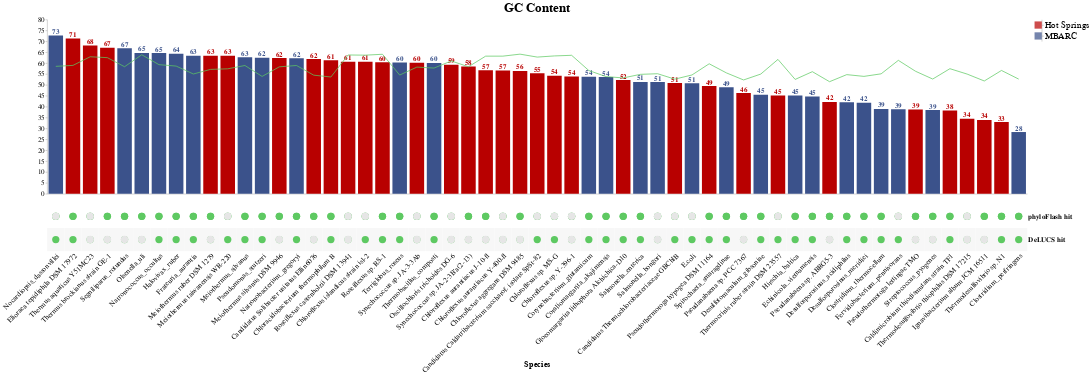

The notebook cell this image was saved under:
### Code cell
# combine all charts to make final upset plot
upset_plot = alt.hconcat(
    vertical_bar_chart,
    legendline + legendbar
)

upset_plot = alt.vconcat(
    upset_plot,
    matrix_view
)

# final graph settings tuning
upset_plot.configure_view(
    stroke=None
).configure_axis(
    titleFontSize=matrix_title_size,
    labelFontSize=matrix_label_size
).configure_title(
    fontSize=vertical_bar_title_font_size
)

### Figure 1 — Vega-Lite specification as saved in the notebook (floating-point values rounded to 4 significant figures)
{"config": {"view": {"continuousWidth": 400, "continuousHeight": 300, "stroke": null}, "axis": {"labelFontSize": 20, "titleFontSize": 23}, "title": {"fontSize": 35}}, "vconcat": [{"hconcat": [{"layer": [{"mark": {"type": "bar", "color": "#3b528b", "size": 40}, "encoding": {"color": {"condition": {"value": "#3b528b", "test": "(datum.set === 1)"}, "value": "#b80000"}, "tooltip": [{"field": "Whole Genome", "title": "Size", "type": "quantitative"}], "x": {"axis": {"domain": true, "grid": false, "labels": false, "ticks": false}, "field": "Species", "sort": {"field": "Whole Genome", "order": "descending"}, "title": null, "type": "nominal"}, "y": {"axis": {"grid": false, "labelFontSize": 20, "orient": "left"}, "field": "Whole Genome", "scale": {"type": "linear"}, "title": null, "type": "quantitative"}}, "height": 480.0, "selection": {"selector001": {"type": "multi", "on": "mouseover", "fields": ["Species"]}}, "title": "GC Content", "width": 2700}, {"mark": {"type": "text", "color": "#3b528b", "dy": -10, "fontWeight": "bold", "size": 20}, "encoding": {"color": {"condition": {"value": "#3b528b", "test": "(datum.set === 1)"}, "value": "#b80000"}, "text": {"field": "Whole Genome", "format": ",.0f", "type": "quantitative"}, "tooltip": [{"field": "Whole Genome", "title": "Size", "type": "quantitative"}], "x": {"axis": {"domain": true, "grid": false, "labels": false, "ticks": false}, "field": "Species", "sort": {"field": "Whole Genome", "order": "descending"}, "title": null, "type": "nominal"}, "y": {"axis": {"grid": false, "labelFontSize": 20, "orient": "left"}, "field": "Whole Genome", "scale": {"type": "linear"}, "title": null, "type": "quantitative"}}, "height": 480.0, "title": "GC Content", "width": 2700}, {"mark": {"type": "line", "color": "#5ec962", "opacity": 1}, "encoding": {"color": {"value": "#5ec962"}, "tooltip": [{"field": "Whole Genome", "title": "Size", "type": "quantitative"}], "x": {"axis": {"domain": true, "grid": false, "labels": false, "ticks": false}, "field": "Species", "sort": {"field": "Whole Genome", "order": "descending"}, "title": null, "type": "nominal"}, "y": {"field": "16S", "type": "quantitative"}}, "height": 480.0, "title": "GC Content", "width": 2700}], "data": {"name": "data-1c1a1ca5cd307446f058d4ef66b3d77d"}}, {"layer": [{"mark": {"type": "square", "color": "#3b528b", "size": 400}, "encoding": {"y": {"axis": {"labelFontSize": 26, "orient": "right", "titleAngle": 0, "titleFontSize": 0, "titleX": 80, "titleY": -5}, "field": "y", "type": "nominal"}}, "height": 60}, {"mark": {"type": "square", "color": "#b80000", "size": 400}, "encoding": {"y": {"axis": {"labelFontSize": 26, "orient": "right", "titleAngle": 0, "titleFontSize": 0, "titleX": 80, "titleY": -5}, "field": "x", "type": "nominal"}}}], "data": {"name": "data-1ade9ea5be21e2ad36545d9677fa5f61"}}]}, {"layer": [{"mark": {"type": "circle", "opacity": 1, "size": 400}, "encoding": {"color": {"condition": {"field": "value", "legend": null, "scale": {"domain": [0, 1], "range": ["#3b528b", "#3b528b"]}, "type": "nominal", "selection": {"not": "selector002"}}, "value": "#5ec962"}, "x": {"axis": {"domain": false, "grid": false, "labelAngle": -45, "labelFontSize": 20, "labelFontWeight": "normal", "labelLimit": 10000, "ticks": false, "titleY": 300.0}, "field": "Species", "sort": null, "title": "Species", "type": "nominal"}, "y": {"axis": {"domain": false, "grid": false, "labelFontWeight": "bold", "orient": "right", "ticks": false}, "field": "key", "sort": ["phyloFlash hit", "DeLUCS hit"], "title": null, "type": "nominal"}}, "height": 128.0, "selection": {"selector001": {"type": "multi", "on": "mouseover", "fields": ["Species"]}, "selector002": {"type": "multi", "on": "mouseover", "fields": ["Species", "value"]}}, "transform": [{"fold": ["phyloFlash hit", "DeLUCS hit"]}], "width": 2700}, {"mark": "rect", "encoding": {"color": {"value": "#F7F7F7"}, "x": {"axis": {"domain": false, "grid": false, "labelAngle": -45, "labelFontSize": 20, "labelFontWeight": "normal", "labelLimit": 10000, "ticks": false, "titleY": 300.0}, "field": "Species", "sort": null, "title": "Species", "type": "nominal"}, "y": {"axis": {"domain": false, "grid": false, "labelFontWeight": "bold", "orient": "right", "ticks": false}, "field": "key", "sort": ["phyloFlash hit", "DeLUCS hit"], "title": null, "type": "nominal"}}, "height": 128.0, "transform": [{"fold": ["phyloFlash hit", "DeLUCS hit"]}, {"filter": "(datum.key === 'DeLUCS hit')"}], "width": 2700}, {"mark": {"type": "circle", "opacity": 1, "size": 400}, "encoding": {"color": {"condition": {"field": "value", "legend": null, "scale": {"domain": [0, 1], "range": ["#3b528b", "#3b528b"]}, "type": "nominal", "selection": {"not": "selector002"}}, "value": "#5ec962"}, "x": {"axis": {"domain": false, "grid": false, "labelAngle": -45, "labelFontSize": 20, "labelFontWeight": "normal", "labelLimit": 10000, "ticks": false, "titleY": 300.0}, "field": "Species", "sort": null, "title": "Species", "type": "nominal"}, "y": {"axis": {"domain": false, "grid": false, "labelFontWeight": "bold", "orient": "right", "ticks": false}, "field": "key", "sort": ["phyloFlash hit", "DeLUCS hit"], "title": null, "type": "nominal"}}, "height": 128.0, "transform": [{"fold": ["phyloFlash hit", "DeLUCS hit"]}], "width": 2700}, {"mark": {"type": "circle", "opacity": 1, "size": 430}, "encoding": {"color": {"value": "#E6E6E6"}, "x": {"axis": {"domain": false, "grid": false, "labelAngle": -45, "labelFontSize": 20, "labelFontWeight": "normal", "labelLimit": 10000, "ticks": false, "titleY": 300.0}, "field": "Species", "sort": null, "title": "Species", "type": "nominal"}, "y": {"axis": {"domain": false, "grid": false, "labelFontWeight": "bold", "orient": "right", "ticks": false}, "field": "key", "sort": ["phyloFlash hit", "DeLUCS hit"], "title": null, "type": "nominal"}}, "height": 128.0, "transform": [{"fold": ["phyloFlash hit", "DeLUCS hit"]}, {"filter": "(datum['value'] === 0)"}], "width": 2700}], "data": {"name": "data-1c1a1ca5cd307446f058d4ef66b3d77d"}}], "$schema": "https://vega.github.io/schema/vega-lite/v4.17.0.json", "datasets": {"data-1c1a1ca5cd307446f058d4ef66b3d77d": [{"Species": "Nocardiopsis_dassonvillei", "Whole Genome": 72.73, "16S": 58.53, "set": 1, "phyloFlash hit": 0, "DeLUCS hit": 1}, {"Species": "Elioraea tepidiphila DSM 17972", "Whole Genome": 71.31, "16S": 58.98, "set": 0, "phyloFlash hit": 1, "DeLUCS hit": 1}, {"Species": "Thermus aquaticus Y51MC23", "Whole Genome": 68.1, "16S": 62.93, "set": 0, "phyloFlash hit": 0, "DeLUCS hit": 0}, {"Species": "Thermus brockianus strain GE-1", "Whole Genome": 67.07, "16S": 62.53, "set": 0, "phyloFlash hit": 1, "DeLUCS hit": 0}, {"Species": "Segniliparus_rotundus", "Whole Genome": 66.79, "16S": 58.36, "set": 1, "phyloFlash hit": 1, "DeLUCS hit": 0}, {"Species": "Olsenella_uli", "Whole Genome": 64.7, "16S": 63.86, "set": 1, "phyloFlash hit": 1, "DeLUCS hit": 0}, {"Species": "Natronococcus_occultus", "Whole Genome": 64.66, "16S": 59.31, "set": 1, "phyloFlash hit": 1, "DeLUCS hit": 1}, {"Species": "Halovivax_ruber", "Whole Genome": 64.34, "16S": 58.66, "set": 1, "phyloFlash hit": 1, "DeLUCS hit": 1}, {"Species": "Frateuria_aurantia", "Whole Genome": 63.4, "16S": 55.03, "set": 1, "phyloFlash hit": 1, "DeLUCS hit": 1}, {"Species": "Meiothermus ruber DSM 1279", "Whole Genome": 63.38, "16S": 57.14, "set": 0, "phyloFlash hit": 1, "DeLUCS hit": 0}, {"Species": "Meiothermus taiwanensis WR-220", "Whole Genome": 63.37, "16S": 57.4, "set": 0, "phyloFlash hit": 0, "DeLUCS hit": 1}, {"Species": "Meiothermus_silvanus", "Whole Genome": 62.72, "16S": 58.93, "set": 1, "phyloFlash hit": 1, "DeLUCS hit": 1}, {"Species": "Pseudomonas_stutzeri", "Whole Genome": 62.49, "16S": 53.91, "set": 1, "phyloFlash hit": 1, "DeLUCS hit": 1}, {"Species": "Meiothermus silvanus DSM 9946", "Whole Genome": 62.36, "16S": 58.31, "set": 0, "phyloFlash hit": 1, "DeLUCS hit": 0}, {"Species": "Natronobacterium_gregoryi", "Whole Genome": 62.24, "16S": 58.93, "set": 1, "phyloFlash hit": 1, "DeLUCS hit": 1}, {"Species": "Candidatus Solibacter usitatus Ellin6076", "Whole Genome": 61.9, "16S": 54.49, "set": 0, "phyloFlash hit": 1, "DeLUCS hit": 0}, {"Species": "Chloracidobacterium thermophilum B", "Whole Genome": 61.34, "16S": 53.64, "set": 0, "phyloFlash hit": 1, "DeLUCS hit": 1}, {"Species": "Roseiflexus castenholzii DSM 13941", "Whole Genome": 60.69, "16S": 63.76, "set": 0, "phyloFlash hit": 0, "DeLUCS hit": 0}, {"Species": "Chloroflexus islandicus strain isl-2", "Whole Genome": 60.65, "16S": 63.67, "set": 0, "phyloFlash hit": 0, "DeLUCS hit": 1}, {"Species": "Roseiflexus sp. RS-1", "Whole Genome": 60.39, "16S": 64.08, "set": 0, "phyloFlash hit": 1, "DeLUCS hit": 1}, {"Species": "Terriglobus_roseus", "Whole Genome": 60.28, "16S": 54.54, "set": 1, "phyloFlash hit": 1, "DeLUCS hit": 1}, {"Species": "Synechococcus sp. JA-3-3Ab", "Whole Genome": 60.24, "16S": 58.19, "set": 0, "phyloFlash hit": 0, "DeLUCS hit": 0}, {"Species": "Thermobacillus_composti", "Whole Genome": 60.12, "16S": 57.75, "set": 1, "phyloFlash hit": 1, "DeLUCS hit": 1}, {"Species": "Oscillochloris trichoides DG-6", "Whole Genome": 59.26, "16S": 61.01, "set": 0, "phyloFlash hit": 0, "DeLUCS hit": 0}, {"Species": "Synechococcus sp. JA-2-3B'a(2-13)", "Whole Genome": 58.45, "16S": 58.35, "set": 0, "phyloFlash hit": 1, "DeLUCS hit": 0}, {"Species": "Chloroflexus aurantiacus J-10-fl", "Whole Genome": 56.7, "16S": 63.22, "set": 0, "phyloFlash hit": 1, "DeLUCS hit": 0}, {"Species": "Chloroflexus aurantiacus Y-400-fl", "Whole Genome": 56.68, "16S": 63.22, "set": 0, "phyloFlash hit": 0, "DeLUCS hit": 0}, {"Species": "Chloroflexus aggregans DSM 9485", "Whole Genome": 56.43, "16S": 64.14, "set": 0, "phyloFlash hit": 1, "DeLUCS hit": 0}, {"Species": "Candidatus Caldatribacterium saccharof. isolate SpSt-82", "Whole Genome": 55.36, "16S": 62.79, "set": 0, "phyloFlash hit": 0, "DeLUCS hit": 1}, {"Species": "Chloroflexus sp. MS-G", "Whole Genome": 54.26, "16S": 63.32, "set": 0, "phyloFlash hit": 0, "DeLUCS hit": 1}, {"Species": "Chloroflexus sp. Y-396-1", "Whole Genome": 53.93, "16S": 63.61, "set": 0, "phyloFlash hit": 0, "DeLUCS hit": 0}, {"Species": "Corynebacterium_glutamicum", "Whole Genome": 53.81, "16S": 56.62, "set": 1, "phyloFlash hit": 1, "DeLUCS hit": 1}, {"Species": "Coraliomargarita_akajimensis", "Whole Genome": 53.6, "16S": 53.84, "set": 1, "phyloFlash hit": 1, "DeLUCS hit": 1}, {"Species": "Gloeomargarita lithophora Alchichica-D10", "Whole Genome": 52.23, "16S": 53.22, "set": 0, "phyloFlash hit": 1, "DeLUCS hit": 1}, {"Species": "Salmonella_enterica", "Whole Genome": 51.38, "16S": 54.86, "set": 1, "phyloFlash hit": 1, "DeLUCS hit": 1}, {"Species": "Salmonella_bongori", "Whole Genome": 51.33, "16S": 55.15, "set": 1, "phyloFlash hit": 0, "DeLUCS hit": 0}, {"Species": "Candidatus Thermochlorobacteriaceae GBChlB ", "Whole Genome": 50.89, "16S": 52.66, "set": 0, "phyloFlash hit": 0, "DeLUCS hit": 1}, {"Species": "E.coli", "Whole Genome": 50.79, "16S": 54.58, "set": 1, "phyloFlash hit": 0, "DeLUCS hit": 1}, {"Species": "Pseudothermotoga hypogea DSM 11164", "Whole Genome": 49.47, "16S": 59.71, "set": 0, "phyloFlash hit": 1, "DeLUCS hit": 1}, {"Species": "Spirochaeta_smaragdinae", "Whole Genome": 48.97, "16S": 55.54, "set": 1, "phyloFlash hit": 1, "DeLUCS hit": 1}, {"Species": "Pseudanabaena sp. PCC 7367", "Whole Genome": 46.31, "16S": 52.29, "set": 0, "phyloFlash hit": 1, "DeLUCS hit": 0}, {"Species": "Desulfotomaculum_gibsoniae", "Whole Genome": 45.49, "16S": 54.99, "set": 1, "phyloFlash hit": 1, "DeLUCS hit": 1}, {"Species": "Thermocrinis ruber strain DSM 23557", "Whole Genome": 45.19, "16S": 61.72, "set": 0, "phyloFlash hit": 0, "DeLUCS hit": 1}, {"Species": "Hirschia_baltica", "Whole Genome": 45.19, "16S": 52.54, "set": 1, "phyloFlash hit": 1, "DeLUCS hit": 1}, {"Species": "Echinicola_vietnamensis", "Whole Genome": 44.75, "16S": 56.09, "set": 1, "phyloFlash hit": 1, "DeLUCS hit": 1}, {"Species": "Pseudanabaena sp. ABRG5-3", "Whole Genome": 42.2, "16S": 51.49, "set": 0, "phyloFlash hit": 1, "DeLUCS hit": 0}, {"Species": "Desulfosporosinus_acidiphilus", "Whole Genome": 42.11, "16S": 54.73, "set": 1, "phyloFlash hit": 1, "DeLUCS hit": 1}, {"Species": "Desulfosporosinus_meridiei", "Whole Genome": 41.78, "16S": 53.93, "set": 1, "phyloFlash hit": 1, "DeLUCS hit": 1}, {"Species": "Clostridium_thermocellum", "Whole Genome": 38.99, "16S": 55.1, "set": 1, "phyloFlash hit": 1, "DeLUCS hit": 1}, {"Species": "Fervidobacterium_pennivorans", "Whole Genome": 38.88, "16S": 61.29, "set": 1, "phyloFlash hit": 0, "DeLUCS hit": 1}, {"Species": "Pseudothermotoga lettingae TMO", "Whole Genome": 38.7, "16S": 56.28, "set": 0, "phyloFlash hit": 1, "DeLUCS hit": 0}, {"Species": "Streptococcus_pyogenes", "Whole Genome": 38.51, "16S": 52.71, "set": 1, "phyloFlash hit": 1, "DeLUCS hit": 0}, {"Species": "Caldimicrobium thiodismutans strain TF1", "Whole Genome": 38.3, "16S": 57.46, "set": 0, "phyloFlash hit": 1, "DeLUCS hit": 1}, {"Species": "Thermodesulfovibrio thiophilus DSM 17215", "Whole Genome": 34.43, "16S": 54.99, "set": 0, "phyloFlash hit": 0, "DeLUCS hit": 0}, {"Species": "Ignavibacterium album JCM 16511", "Whole Genome": 33.93, "16S": 51.82, "set": 0, "phyloFlash hit": 1, "DeLUCS hit": 0}, {"Species": "Thermodesulfovibrio sp. N1", "Whole Genome": 32.99, "16S": 56.65, "set": 0, "phyloFlash hit": 1, "DeLUCS hit": 1}, {"Species": "Clostridium_perfringens", "Whole Genome": 28.38, "16S": 52.68, "set": 1, "phyloFlash hit": 1, "DeLUCS hit": 1}], "data-1ade9ea5be21e2ad36545d9677fa5f61": [{"x": "Hot Springs", "y": "MBARC"}]}}
